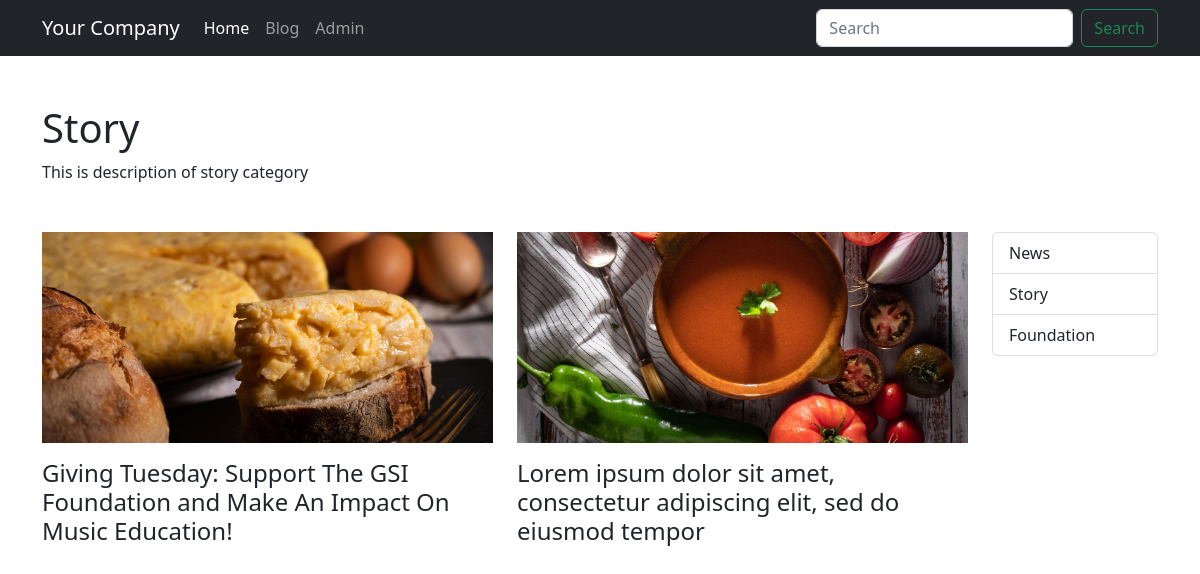
Page /blog/category/story on the committed database.
### blog/models.py (models this page shows, shortened)
class Category(models.Model):
    name = models.CharField(max_length=255)
    description = RichTextField(blank=True, null=True)
    slug = models.SlugField(max_length=255, unique=True)
    sort_order = models.IntegerField(default=0)
    status = models.BooleanField(default=False)
    date_added = models.DateTimeField(default=timezone.now, editable=False)

class Post(models.Model):
    STATUS_PUBLISHED = 1
    STATUS_DRAFT = 0
    STATUS_UNLISTED = -1
    status_choices = [
        (STATUS_PUBLISHED, 'Published'),
        (STATUS_DRAFT, 'Draft'),
        (STATUS_UNLISTED, 'Unlisted'),
    ]
    title = models.CharField(max_length=255)
    description = RichTextField()
    image = models.ImageField(upload_to = 'uploads/%Y/%m/%d/')
    author = models.ForeignKey(Author, on_delete=models.CASCADE)
    category = models.ManyToManyField(Category, related_name="posts", blank=True)
    slug = models.SlugField(max_length=255, unique=True)
    date_available = models.DateTimeField(default=timezone.now)
    sort_order = models.IntegerField(default=0)
    status = models.SmallIntegerField(default=STATUS_DRAFT, choices=status_choices)
    date_added = models.DateTimeField(default=timezone.now, editable=False)
    date_modified = models.DateTimeField(default=timezone.now, editable=False)

### blog/views.py (the view)
# urls.py: path('category/<slug:slug>', views.CategoryView.as_view(), name='blog_category'),
class CategoryView(ListView):
    template_name = 'blog/category.html'
    context_object_name = 'posts'
    def get_queryset(self):
        category = Category.objects.get(slug = self.kwargs['slug'], status = True)
        return category.posts.filter(status = Post.STATUS_PUBLISHED)
    def get_context_data(self, **kwargs):
        category = Category.objects.get(slug = self.kwargs['slug'], status = True)
        context = super().get_context_data(**kwargs)
        context["category"] = category
        context["categories"] = Category.objects.filter(status=True).order_by("sort_order")
        return context

### blog/templates/blog/category.html (shortened to what this page needs)
{% extends "base.html" %}
{% block content %}
<div class="container py-5">
    <h1 class="mb-2">{{ category.name }}</h1>
    {% if category.description %}
    <p class="mb-2">{{ category.description|safe }}</p>
    {% endif %}
    <div class="content mt-5">
        <div class="row">
            <div class="col-md-8 col-lg-10">
                {% if posts %}
                <div class="row">
                    {% for post in posts %}
                    <div class="col-12 col-lg-6 mb-3">{% include "blog/includes/post.html" %}</div>
                    {% endfor %}
                </div>
                {% else %}
                <p>There are no posts available in the {{ category.name }}.</p>
                <a href="{% url "blog_home" %}" class="btn btn-primary">Continue</a>
                {% endif %}
            </div>
            <div class="col-md-4 col-lg-2">
                {% include "blog/includes/categories.html" %}
            </div>
        </div>
    </div>
</div>
{% endblock content %}

### blog/templates/blog/includes/post.html
{% load static %}
<a href="{% url 'post' post.slug %}"><img class="img-fluid mb-3" src="{% static post.image %}" alt="{{ post.title }}" /></a>
<h3 class="h4"><a class="text-reset text-decoration-none" href="{% url 'post' post.slug %}">{{ post.title }}</a></h3>

### blog/templates/blog/includes/categories.html
{% if categories %}
<div class="list-group">
    {% for category in categories %}
    <a href="{% url 'blog_category' category.slug %}" class="list-group-item list-group-item-action">{{ category.name }}</a>
    {% endfor %}
</div>
{% endif %}

### rows in the picture
Category: name "Story", description "This is description of story category"
Post: image (picture), title "Giving Tuesday: Support The GSI Foundation and Make An Impact On Music Education!"
Post: image (picture), title "Lorem ipsum dolor sit amet, consectetur adipiscing elit, sed do eiusmod tempor"
Category: name "News"
Category: name "Foundation"
